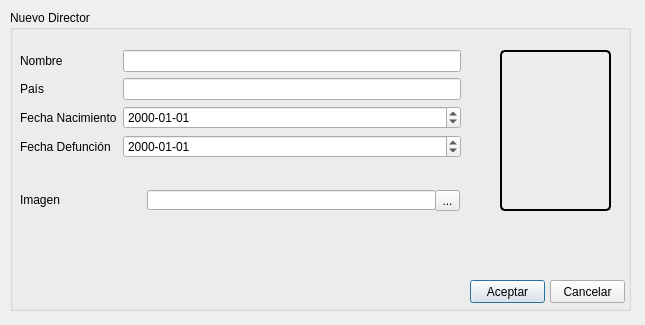
<?xml version="1.0" encoding="UTF-8"?>
<ui version="4.0">
 <class>Dialog</class>
 <widget class="QDialog" name="Dialog">
  <property name="geometry">
   <rect>
    <x>0</x>
    <y>0</y>
    <width>645</width>
    <height>325</height>
   </rect>
  </property>
  <property name="windowTitle">
   <string>Dialog</string>
  </property>
  <widget class="QGroupBox" name="groupBox">
   <property name="geometry">
    <rect>
     <x>10</x>
     <y>10</y>
     <width>621</width>
     <height>301</height>
    </rect>
   </property>
   <property name="title">
    <string>Nuevo Director</string>
   </property>
   <widget class="QWidget" name="formLayoutWidget_3">
    <property name="geometry">
     <rect>
      <x>10</x>
      <y>40</y>
      <width>441</width>
      <height>128</height>
     </rect>
    </property>
    <layout class="QFormLayout" name="formLayout">
     <property name="fieldGrowthPolicy">
      <enum>QFormLayout::AllNonFixedFieldsGrow</enum>
     </property>
     <item row="0" column="0">
      <widget class="QLabel" name="label_1">
       <property name="text">
        <string>Nombre</string>
       </property>
      </widget>
     </item>
     <item row="0" column="1">
      <widget class="QLineEdit" name="LNombre"/>
     </item>
     <item row="1" column="0">
      <widget class="QLabel" name="label_2">
       <property name="text">
        <string>País</string>
       </property>
      </widget>
     </item>
     <item row="1" column="1">
      <widget class="QLineEdit" name="LPais"/>
     </item>
     <item row="2" column="0">
      <widget class="QLabel" name="label_3">
       <property name="text">
        <string>Fecha Nacimiento</string>
       </property>
      </widget>
     </item>
     <item row="2" column="1">
      <widget class="QDateEdit" name="LNacimiento">
       <property name="displayFormat">
        <string>yyyy-MM-dd</string>
       </property>
      </widget>
     </item>
     <item row="3" column="0">
      <widget class="QLabel" name="label_4">
       <property name="text">
        <string>Fecha Defunción</string>
       </property>
      </widget>
     </item>
     <item row="3" column="1">
      <widget class="QDateEdit" name="LDefuncion">
       <property name="displayFormat">
        <string>yyyy-MM-dd</string>
       </property>
      </widget>
     </item>
    </layout>
   </widget>
   <widget class="QLabel" name="label_6">
    <property name="geometry">
     <rect>
      <x>10</x>
      <y>180</y>
      <width>51</width>
      <height>20</height>
     </rect>
    </property>
    <property name="text">
     <string>Imagen</string>
    </property>
   </widget>
   <widget class="QLineEdit" name="LImagen">
    <property name="geometry">
     <rect>
      <x>137</x>
      <y>180</y>
      <width>289</width>
      <height>20</height>
     </rect>
    </property>
   </widget>
   <widget class="QToolButton" name="toolButton">
    <property name="geometry">
     <rect>
      <x>425</x>
      <y>180</y>
      <width>25</width>
      <height>21</height>
     </rect>
    </property>
    <property name="text">
     <string>...</string>
    </property>
   </widget>
   <widget class="QPushButton" name="BListo">
    <property name="geometry">
     <rect>
      <x>460</x>
      <y>270</y>
      <width>75</width>
      <height>23</height>
     </rect>
    </property>
    <property name="text">
     <string>Aceptar</string>
    </property>
   </widget>
   <widget class="QPushButton" name="BCancelar">
    <property name="geometry">
     <rect>
      <x>540</x>
      <y>270</y>
      <width>75</width>
      <height>23</height>
     </rect>
    </property>
    <property name="text">
     <string>Cancelar</string>
    </property>
   </widget>
   <widget class="QLabel" name="Display">
    <property name="geometry">
     <rect>
      <x>490</x>
      <y>40</y>
      <width>111</width>
      <height>161</height>
     </rect>
    </property>
    <property name="styleSheet">
     <string notr="true"> border-style: solid;
     border-width: 2px;
     border-radius: 5px;
     border-color: black;</string>
    </property>
    <property name="text">
     <string/>
    </property>
   </widget>
  </widget>
 </widget>
 <resources/>
 <connections/>
</ui>
